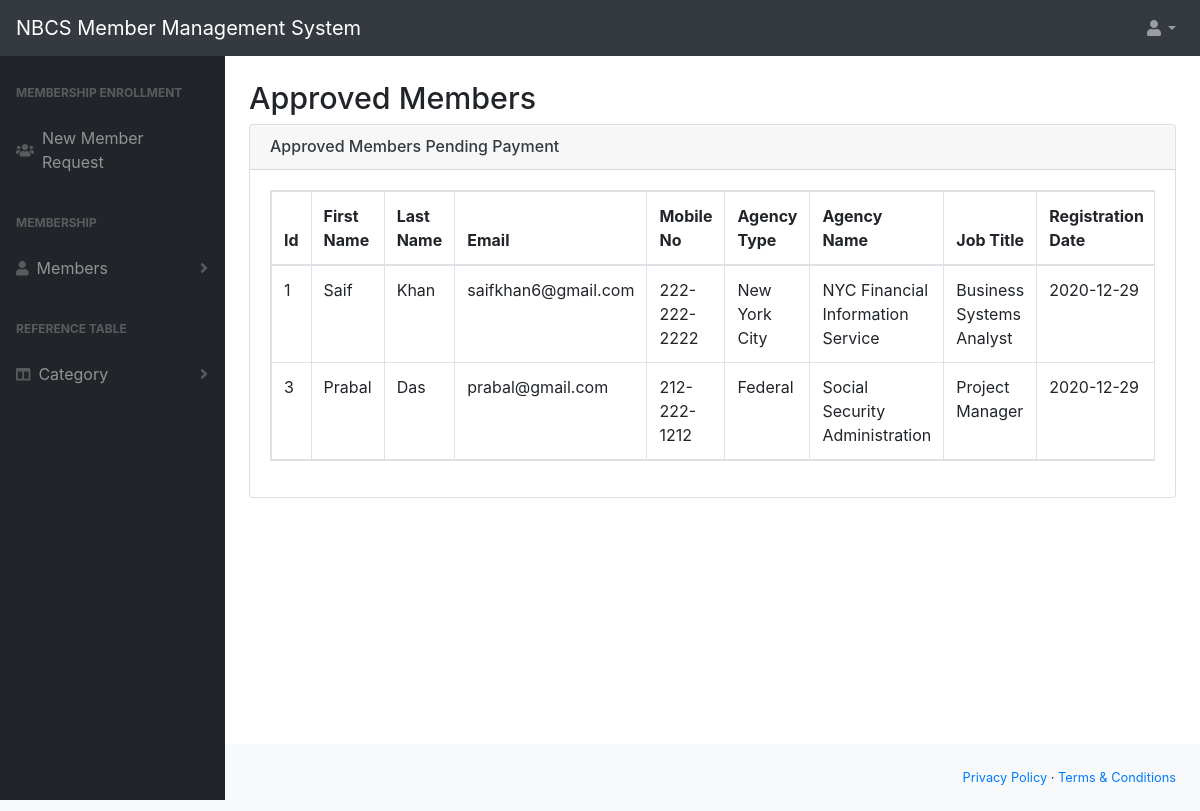
/admin/members.php, run on the app's committed database.
### tables this page shows
CREATE TABLE `member` (
  `id` int(11) NOT NULL,
  `fname` varchar(200) NOT NULL,
  `lname` varchar(200) NOT NULL,
  `email` varchar(300) NOT NULL,
  `mnumber` varchar(12) NOT NULL,
  `agencytypecode` int(1) NOT NULL,
  `agency` varchar(400) NOT NULL,
  `jobtitle` varchar(400) NOT NULL,
  `memtypecode` int(1) NOT NULL,
  `memstatuscode` int(1) NOT NULL,
  `registrationdate` date NOT NULL,
  `updatedate` date NOT NULL
);

CREATE TABLE `agencytype` (
  `id` int(1) NOT NULL,
  `agencytype` varchar(200) NOT NULL
);

### admin/members.php (the view, shortened to what this page needs)
<?php
include 'inc/header.php';
?>
<div id="layoutSidenav_content">
 <main>
  <div class="container-fluid">
   <h1 class="mt-4">Approved Members</h1>
   <div class="row">
    <div class="col-xl-12 col-md-12">
     <div class="card card-outline-secondary  bg-white text-dark mb-4">
      <div class="card-header">
       <h6 class="mb-0">Approved Members Pending Payment</h6>
      </div>
      <div class="card-body">
       <table class="table  table-responsive table-bordered">
        <thead>
         <tr>
          <th>Id</th>
          <th>First Name</th>
          <th>Last Name</th>
          <th>Email</th>
          <th>Mobile No</th>
          <th>Agency Type</th>
          <th>Agency Name</th>
          <th>Job Title</th>
          <th>Registration Date</th>
         </tr>
        </thead>
        <tbody>
         <?php
          $query="SELECT member.id as ID, fname,lname, email, mnumber,agencytype,agency,jobtitle,registrationdate,memtype,memstatus FROM member LEFT JOIN agencytype on member.agencytypecode=agencytype.id LEFT JOIN memtype on member.memtypecode=memtype.id LEFT JOIN memstatus on member.memstatuscode=memstatus.id where member.memstatuscode='2' order by member.id";
          $result=mysqli_query($dbc,$query);
          while($row=mysqli_fetch_assoc($result)){
            $id=$row['ID'];
            $fname=$row['fname'];
            $lname=$row['lname'];
            $email=$row['email'];
            $mnumber=$row['mnumber'];
            $agencytype=$row['agencytype'];
            $agency=$row['agency'];
            $jobtitle=$row['jobtitle'];
            $registrationdate=$row['registrationdate'];
         ?>
         <tr>
          <td><?php echo $id; ?></td>
          <td><?php echo $fname;?></td>
          <td><?php echo $lname;?></td>
          <td><?php echo $email;?></td>
          <td><?php echo $mnumber;?></td>
          <td><?php echo $agencytype;?></td>
          <td><?php echo $agency;?></td>
          <td><?php echo $jobtitle;?></td>
          <td><?php echo $registrationdate;?></td>
         </tr>
         <?php
          }
        ?>
        </tbody>
       </table>
      </div>
     </div>
    </div>
   </div>
  </div>
</div>
</div>
<?php
include 'inc/footer.php';
?>

### data on the page
member: id "1", fname "Saif", lname "Khan", email "saifkhan6@gmail.com", mnumber "222-222-2222", agencytype.agencytype "New York City", agency "NYC Financial Information Service", jobtitle "Business Systems Analyst", registrationdate "2020-12-29"
member: id "3", fname "Prabal", lname "Das", email "prabal@gmail.com", mnumber "212-222-1212", agencytype.agencytype "Federal", agency "Social Security Administration", jobtitle "Project Manager", registrationdate "2020-12-29"
